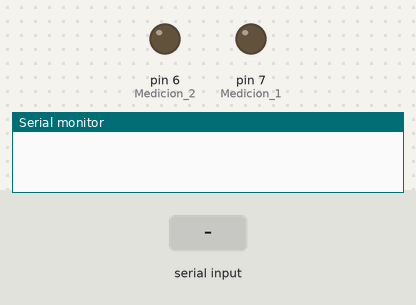
A sketch run on a simulated Arduino Uno, built with avr-gcc and run on an emulated ATmega328P. Shown: output pins drawn as LEDs (lit = HIGH), the last lines printed to the serial monitor. Inputs (shaded band) come from the test bench.

Above: at 1.2 s.
1.3 s: "A" received over the second serial link
At 1.6 s:
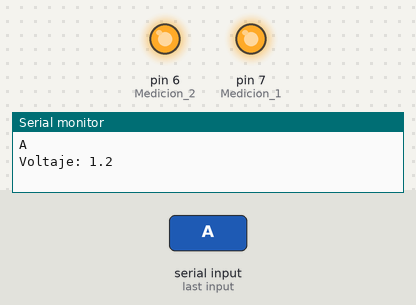
2.8 s: "B" received over the second serial link
At 4.0 s:
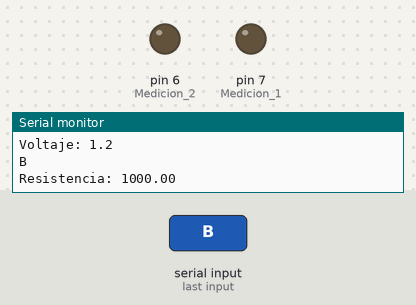
Timing chart, 0 to 5.8 s (numbered marks = the images above; inputs shaded):
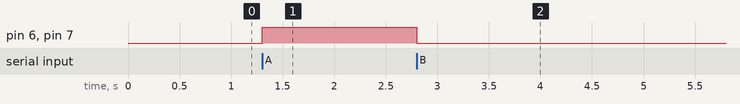

The sketch:

Proyecto_final.ino
```cpp
/*
Fundación Kinal
Centro Educativo Técnico Labral Kinal
Electrónica
Grado: Quinto
Sección: A
Curso: Taller de Electrónica Digital y Reparación de Computadoras I
Nombre: Javier Andre Gonzalez Barrera
Carné: 2019474
*/


//librerias
#include <SoftwareSerial.h>

const int Medicion_1 = 7;
const int Medicion_2 = 6;
int Value;
float Vol;
float Sens = 0.185;

const int Pin_Analogico = A0;
const float Resistencia_Ohms = 1000.0;

SoftwareSerial BT_Javier(7, 6);

unsigned long Temp_Anterior = 0;
const unsigned long Intervalo_De_Medicion = 1000;

char recep;

void setup() {
  pinMode(Medicion_1, OUTPUT);
  pinMode(Medicion_2, OUTPUT);
  Serial.begin(9600);
  BT_Javier.begin(9600);
}

void loop() {
  if (BT_Javier.available()) {
    recep = BT_Javier.read();
    Serial.println(recep);

    switch (recep) {
      case 'A':
        Medir_Voltaje();
        break;
      case 'B':
        Medir_Resistencia();
        break;
      case 'C':
        Medir_Corriente();
        break;
      default:
        break;
    }
  }

  unsigned long Temp_Actual = millis();
  if (Temp_Actual - Temp_Anterior >= Intervalo_De_Medicion) {
    Temp_Anterior = Temp_Actual;

  }
}

void Medir_Voltaje() {
  digitalWrite(Medicion_1, HIGH);
  digitalWrite(Medicion_2, HIGH);
  Value = analogRead(A1);
  Vol = map(Value, 0, 1023, 0, 25) / 10.0;
  Serial.print("Voltaje: ");
  Serial.println(Vol, 1);
  BT_Javier.print(Vol, 1);
  BT_Javier.print(";");
}

void Medir_Resistencia() {
  digitalWrite(Medicion_1, LOW);
  digitalWrite(Medicion_2, LOW);
  int Valor_Analogico = analogRead(Pin_Analogico);

  float Tension_Media = (float)Valor_Analogico * (5.0 / 1023.0);
  float corriente = Tension_Media / Resistencia_Ohms;
  float Resistencia_No_Conocida = Tension_Media / corriente;

  Serial.print("Resistencia: ");
  Serial.println(Resistencia_No_Conocida, 2);
  BT_Javier.print(Resistencia_No_Conocida, 2);
  BT_Javier.print(";");
}

void Medir_Corriente() {
  float Corriente = calculo(500);
  Serial.print("Corriente: ");
  Serial.println(Corriente, 3);
  BT_Javier.print(Corriente, 3);
  BT_Javier.print(";");
}

float calculo(int numeroMuestral) {
  float LeerSenso = 0;
  float inten = 0;

  for (int i = 0; i < numeroMuestral; i++) {
    LeerSenso = analogRead(A2) * (5.0 / 1023.0);
    inten = inten + (LeerSenso - 2.5) / Sens;
  }

  inten = inten / numeroMuestral;
  return inten;
}
```

Measured:
- after the input at 1.3 s, pin 6 (Medicion_2), pin 7 (Medicion_1): LOW → HIGH at once
- after the input at 2.8 s, pin 6 (Medicion_2), pin 7 (Medicion_1): HIGH → LOW at once
